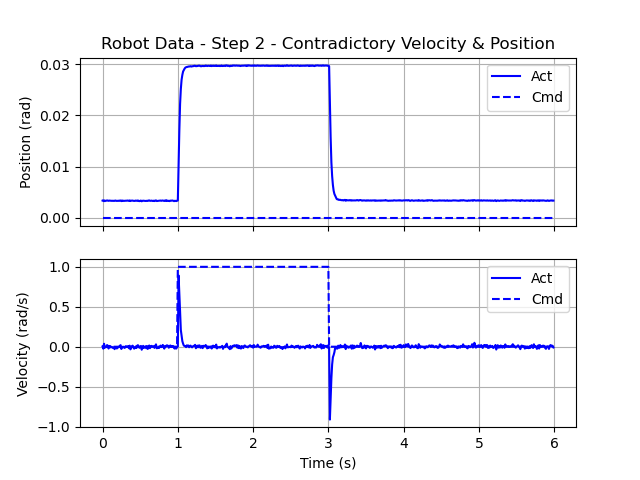

This chart was generated by the following Python code:
'''goals3democode.py

   Demo code for Goals 3
'''

# Import useful packages
import hebi
import numpy as np              # For future use
import matplotlib.pyplot as plt

from math import pi, sin, cos, asin, acos, atan2, sqrt
from time import sleep, time


#
#  HEBI Initialization
#
#  Create the motor group, and pre-allocate the command and feedback
#  data structures.  Remember to set the names list to match your
#  motor.
#
names = ['5.5']
group = hebi.Lookup().get_group_from_names(['robotlab'], names)
if group is None:
  print("Unable to find both motors " + str(names))
  raise Exception("Unable to connect to motors")

command  = hebi.GroupCommand(group.size)
feedback = hebi.GroupFeedback(group.size)

dt = 0.01                       # HEBI feedback comes in at 100Hz!

# Also read the initial position.
feedback = group.get_next_feedback(reuse_fbk=feedback)
pinit = feedback.position[0]


#
#  Define the parameters
#
T = 6.0                         # 5 seconds total run time


#
#  Pre-allocate the storage.
#
N = int(T / dt)                 # 100 samples/second.

Time = [0.0] * N
PAct = [0.0] * N
PCmd = [0.0] * N
VAct = [0.0] * N
VCmd = [0.0] * N


#
#  Execute the movement.
#
# Initialize the index and time.
index = 0
t     = 0.0
while True:
    # Compute the commands for this time step.
    if t < 1.0 or t >= 3.0:
        pcmd = 0
        vcmd = 0.0
    else:
        pcmd = 0.0
        vcmd = 1.0


    # Send the commands.  This returns immediately.
    command.position = [pcmd]
    command.velocity = [vcmd]
    group.send_command(command)

    # Read the actual data. This blocks (internally waits) 10ms for
    # the data and therefor replaces the "sleep(0.01)".
    feedback = group.get_next_feedback(reuse_fbk=feedback)
    pact = feedback.position[0]
    vact = feedback.velocity[0]

    # Store the data for this time step (at the current index).
    Time[index] = t
    PAct[index] = pact
    PCmd[index] = pcmd
    VAct[index] = vact
    VCmd[index] = vcmd

    # Advance the index/time.
    index += 1
    t     += dt

    # Break (end) the loop, if we run out of storage or time.
    if index >= N or t >= T:
        break


#
#  Plot.
#
# Create a plot of position and velocity, actual and command!
fig, (ax1, ax2) = plt.subplots(2, 1, sharex=True)

ax1.plot(Time[0:index], PAct[0:index], color='blue', linestyle='-',  label='Act')
ax1.plot(Time[0:index], PCmd[0:index], color='blue', linestyle='--', label='Cmd')
ax2.plot(Time[0:index], VAct[0:index], color='blue', linestyle='-',  label='Act')
ax2.plot(Time[0:index], VCmd[0:index], color='blue', linestyle='--', label='Cmd')

ax1.set_title('Robot Data - Step 2 - Contradictory Velocity & Position')
ax1.set_ylabel('Position (rad)')
ax2.set_ylabel('Velocity (rad/s)')
ax2.set_xlabel('Time (s)')

ax1.grid()
ax2.grid()
ax1.legend()
ax2.legend()

plt.show()
